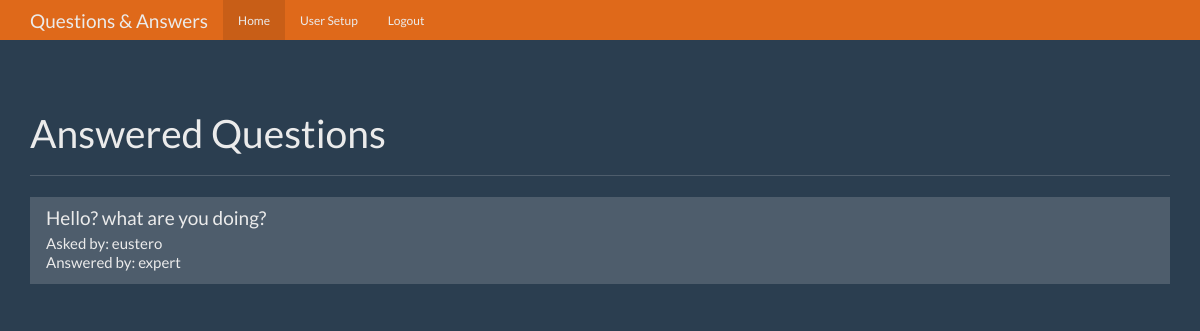
The page / (signed in) on the database its author committed.
### tables this page shows
CREATE TABLE questions(
    id integer primary key autoincrement,
    question_text text not null,
    answer_text text,
    asked_by_id integer not null,
    expert_id integer not null
    );

CREATE TABLE users (
    id integer primary key autoincrement,
    name text not null,
    password text not null,
    expert boolean not null,
    admin boolean not null
);

### app.py (the view)
@app.route('/')
def index():
    user = get_current_user()
    db = get_db()
    questions_cur = db.execute(
        '''select
                questions.id as question_id,
                questions.question_text,
                askers.name as asker_name,
                experts.name as expert_name
            from questions join users as askers on askers.id = questions.asked_by_id
            join users as experts on experts.id = questions.expert_id
            where questions.answer_text is not null''')
    questions_result = questions_cur.fetchall()
    return render_template('home.html', user=user, questions=questions_result)

### app.py (called while the page is built)
def get_current_user():
    user_result = None
    if 'user' in session:
        user = session['user']
        db = get_db()
        user_cur = db.execute('select id, name, password, expert, admin from users where name = ?', [user])
        user_result = user_cur.fetchone()
    return user_result

### database.py (called while the page is built)
def connect_db():
    sql = sqlite3.connect('questions.db')
    sql.row_factory = sqlite3.Row
    return sql

def get_db():
    if not hasattr(g, 'sqlite_db'):
        g.sqlite_db = connect_db()
    return g.sqlite_db

### templates/home.html (shortened to what this page needs)
{% from "show_links.html" import show_links %}
<!DOCTYPE html>
<html lang="en">
  <head>
    <link href="{{ url_for('static', filename='bootstrap.min.css') }}" rel="stylesheet">
    <link href="{{ url_for('static', filename='theme.css') }}" rel="stylesheet">
  </head>
  <body>
    <nav class="navbar navbar-inverse navbar-fixed-top">
      <div class="container">
        <div class="navbar-header">
          <a class="navbar-brand" href="#">Questions & Answers</a>
        </div>
        <div id="navbar" class="navbar-collapse collapse">
           {{ show_links(user) }}
        </div>
      </div>
    </nav>
    <div class="container theme-showcase" role="main">
      <div class="page-header">
        <h1>Answered Questions</h1>
      </div>
      <div class="row">
        <div class="col-lg-12">
          <div class="list-group">
              {% for question in questions %}
              <a href="{{ url_for('question', question_id=question['question_id']) }}" class="list-group-item">
              <h4 class="list-group-item-heading">{{ question['question_text'] }}</h4>
              <p class="list-group-item-text">Asked by: {{ question['asker_name'] }}</p>
              <p class="list-group-item-text">Answered by: {{ question['expert_name'] }}</p>
              </a>
              {% endfor %}
          </div>
        </div>
      </div>
    </div>
  </body>
</html>

### static/theme.css (style rules this page uses)
body { padding-top: 70px; padding-bottom: 30px; }

### rows shown on the page
questions: question_text "Hello? what are you doing?", asker_name "eustero", expert_name "expert"
